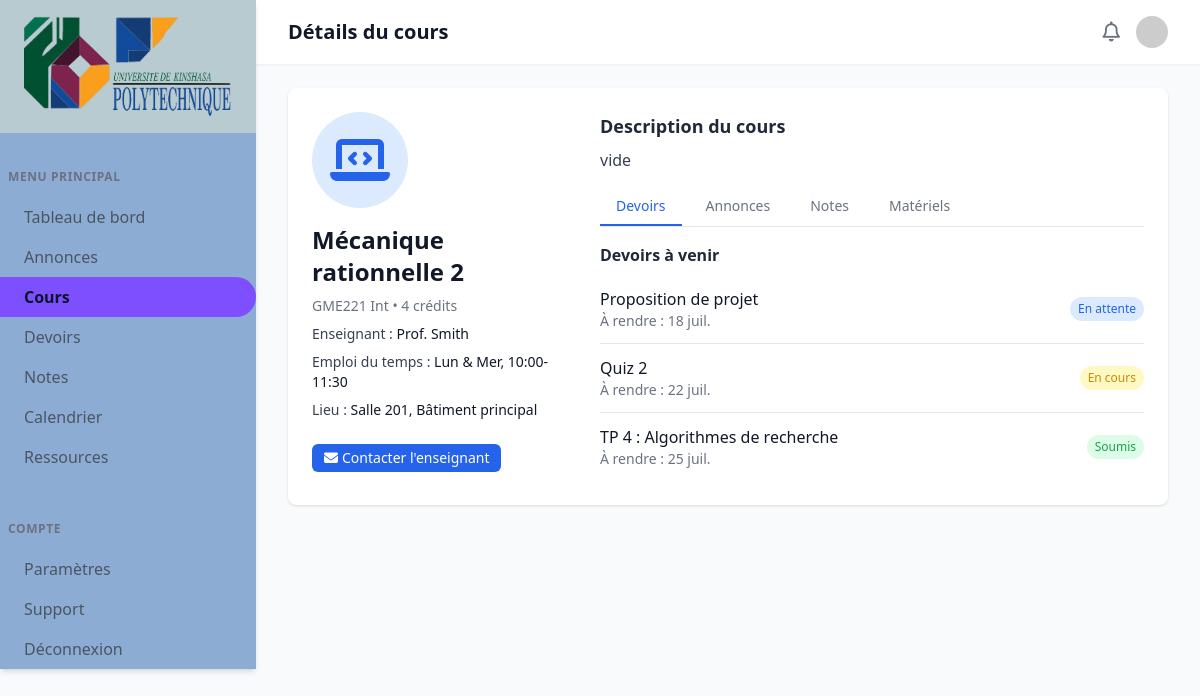
Screenshot of /Cours4 with the database file from the repository.
### Courses/models.py (models this page shows, shortened)
class Course(models.Model):
    title = models.CharField(max_length=100, verbose_name="Nom du cours")
    code = models.CharField(max_length=15, verbose_name="Code du cour")
    credits = models.IntegerField(verbose_name="Nombre de credits")
    description = models.TextField(verbose_name="Description")
    class Meta:
        verbose_name = "Cour"
        verbose_name_plural = "Cours"

### Courses/views.py (the view)
# urls.py: path('<int:cours_id>', views.courses_details, name='le_cours'),
def courses_details(request, cours_id):
    cours = get_object_or_404(Course, pk=cours_id)
    user = request.user
    if user.groups.filter(name='Professeurs').exists():
        return render(request, 'Courses/teacher_course_detail.html', {"cours": cours})
    else:
        return render(request, 'Courses/student_course_detail.html', {"cours": cours})

### Courses/templates/Courses/student_course_detail.html (shortened to what this page needs)
{% load static %}
<!DOCTYPE html>
<html lang="fr">
<head>
    <script src="https://cdn.tailwindcss.com"></script>
    <link rel="stylesheet" href="https://cdnjs.cloudflare.com/ajax/libs/font-awesome/6.4.0/css/all.min.css">
</head>
<body class="bg-gray-50">
    <div class="flex min-h-screen">
        <nav id="sidebar" class="fixed md:static top-0 left-0 h-full w-64 bg-[#8CACD3] shadow-md z-50 md:block md:translate-x-0 transform transition-transform duration-300 ease-in-out">
        <div class="px-6 py-4 flex items-center justify-between md:justify-start bg-[#B8CBD0]">
            <div class="flex items-center gap-2">
                <img src="{% static 'img/logo.png' %}" alt="Minimalist university logo with academic hat icon in blue" class="logo-img">
            </div>
        </div>
        <nav class="mt-6">
            <div class="mb-8">
                <div class="px-2 py-3 text-xs font-semibold text-gray-500 uppercase tracking-wider">
                    Menu Principal
                </div>
                <a href="{% url 'Dashboard:dashboard' %}" class="block px-6 py-2 rounded-r-full {% if request.resolver_match.app_name == 'Dashboard' %}bg-[#7D4FFE] text-[#0B162C] font-semibold{% else %}text-gray-600 hover:bg-gray-100{% endif %}">Tableau de bord</a>
                <a href="{% url 'Annonces:annonces' %}" class="block px-6 py-2 rounded-r-full {% if request.resolver_match.app_name == 'Annonces' %}bg-[#7D4FFE] text-[#0B162C] font-semibold{% else %}text-gray-600 hover:bg-gray-100{% endif %}">Annonces</a>
                <a href="{% url 'Courses:cours' %}" class="block px-6 py-2 rounded-r-full {% if request.resolver_match.app_name == 'Courses' %}bg-[#7D4FFE] text-[#0B162C] font-semibold{% else %}text-gray-600 hover:bg-gray-100{% endif %}">Cours</a>
                <a href="{% url 'Assignments:assignments' %}" class="block px-6 py-2 rounded-r-full {% if request.resolver_match.app_name == 'Assignments' %}bg-[#7D4FFE] text-[#0B162C] font-semibold{% else %}text-gray-600 hover:bg-gray-100{% endif %}">Devoirs</a>
                <a href="{% url 'Grades:grade' %}" class="block px-6 py-2 rounded-r-full {% if request.resolver_match.app_name == 'Grades' %}bg-[#7D4FFE] text-[#0B162C] font-semibold{% else %}text-gray-600 hover:bg-gray-100{% endif %}">Notes</a>
                <a href="{% url 'Calendar:calendar' %}" class="block px-6 py-2 rounded-r-full {% if request.resolver_match.app_name == 'Calendar' %}bg-[#7D4FFE] text-[#0B162C] font-semibold{% else %}text-gray-600 hover:bg-gray-100{% endif %}">Calendrier</a>
                <a href="{% url 'Resources:resources' %}" class="block px-6 py-2 rounded-r-full {% if request.resolver_match.app_name == 'Resources' %}bg-[#7D4FFE] text-[#0B162C] font-semibold{% else %}text-gray-600 hover:bg-gray-100{% endif %}">Ressources</a>
            </div>
            <div>
                <div class="px-2 py-3 text-xs font-semibold text-gray-500 uppercase tracking-wider">
                    Compte
                </div>
                <a href="{% url 'Profiles:profile' %}" class="block px-6 py-2 rounded-r-full {% if request.resolver_match.app_name == 'Profiles' %}bg-[#7D4FFE] text-[#0B162C] font-semibold{% else %}text-gray-600 hover:bg-gray-100{% endif %}">Paramètres</a>
                <a href="{% url 'Support:support' %}" class="block px-6 py-2 rounded-r-full {% if request.resolver_match.app_name == 'Support' %}bg-[#7D4FFE] text-[#0B162C] font-semibold{% else %}text-gray-600 hover:bg-gray-100{% endif %}">Support</a>
                <a href="{% url 'Users:logout' %}" class="block px-6 py-2 text-gray-600 hover:bg-gray-100 rounded-r-full">Déconnexion</a>
            </div>
        </nav>
    </nav>
        <div class="flex-1 flex flex-col overflow-auto min-h-screen">
            <header class="bg-white shadow-sm sticky top-0 z-30">
                <div class="max-w-7xl mx-auto px-4 sm:px-6 lg:px-8 py-4 flex justify-between items-center">
                    <div class="flex items-center">
                        <h1 class="text-xl font-semibold text-gray-900">Détails du cours</h1>
                    </div>
                    <div class="flex items-center space-x-4">
                        <button class="text-gray-500 hover:text-gray-700">
                            <i class="far fa-bell text-xl"></i>
                        </button>
                        <div class="relative">
                            <img src="https://placehold.co/40x40" alt="Photo de profil étudiant" class="rounded-full w-8 h-8 cursor-pointer">
                        </div>
                    </div>
                </div>
            </header>
            <main class="max-w-7xl mx-auto w-full px-2 xs:px-4 sm:px-6 lg:px-8 py-6 flex-1">
                <div class="bg-white shadow rounded-lg p-6 mb-6 flex flex-col lg:flex-row gap-8">
                    <div class="flex-shrink-0 flex flex-col items-center lg:items-start lg:w-64">
                        <div class="bg-blue-100 text-blue-600 rounded-full w-24 h-24 flex items-center justify-center text-5xl mb-4">
                            <i class="fas fa-laptop-code"></i>
                        </div>
                        <h2 class="text-2xl font-bold text-gray-900 mb-2">{{ cours.title}}</h2>
                        <div class="mb-2 text-gray-500 text-sm">{{ cours.code }} • {{ cours.credits }} crédits</div>
                        <div class="mb-2 text-gray-700 text-sm font-medium">Enseignant : <span class="text-gray-900">Prof. Smith</span></div>
                        <div class="mb-2 text-gray-700 text-sm font-medium">Emploi du temps : <span class="text-gray-900">Lun & Mer, 10:00-11:30</span></div>
                        <div class="mb-2 text-gray-700 text-sm font-medium">Lieu : <span class="text-gray-900">Salle 201, Bâtiment principal</span></div>
                        <div class="mt-4 flex gap-2">
                            <a href="#" class="inline-block px-3 py-1 bg-blue-600 text-white rounded-md text-sm hover:bg-blue-700"><i class="fas fa-envelope mr-1"></i>Contacter l'enseignant</a>
                        </div>
                    </div>
                    <div class="flex-1 flex flex-col">
                        <div>
                            <h3 class="text-lg font-semibold text-gray-800 mb-2">Description du cours</h3>
                            <p class="text-gray-700 mb-4">
                                {{ cours.description}}
                            </p>
                        </div>
                        <div>
                            <div class="border-b border-gray-200 flex gap-2 mb-4 overflow-x-auto">
                                <button class="tablink border-b-2 border-blue-600 text-blue-600 px-4 py-2 text-sm font-medium focus:outline-none" data-tab="assignments">Devoirs</button>
                                <button class="tablink border-b-2 border-transparent text-gray-500 hover:text-blue-600 px-4 py-2 text-sm font-medium focus:outline-none" data-tab="announcements">Annonces</button>
                                <button class="tablink border-b-2 border-transparent text-gray-500 hover:text-blue-600 px-4 py-2 text-sm font-medium focus:outline-none" data-tab="grades">Notes</button>
                                <button class="tablink border-b-2 border-transparent text-gray-500 hover:text-blue-600 px-4 py-2 text-sm font-medium focus:outline-none" data-tab="materials">Matériels</button>
                            </div>
                            <div id="tab-assignments" class="tabcontent">
                                <h4 class="text-md font-semibold text-gray-800 mb-2">Devoirs à venir</h4>
                                <ul class="divide-y divide-gray-200">
                                    <li class="py-3 flex flex-col sm:flex-row justify-between items-start sm:items-center gap-1">
                                        <div>
                                            <div class="font-medium text-gray-900">Proposition de projet</div>
                                            <div class="text-gray-500 text-sm">À rendre : 18 juil.</div>
                                        </div>
                                        <span class="inline-block bg-blue-100 text-blue-600 text-xs px-2 py-1 rounded-full">En attente</span>
                                    </li>
                                    <li class="py-3 flex flex-col sm:flex-row justify-between items-start sm:items-center gap-1">
                                        <div>
                                            <div class="font-medium text-gray-900">Quiz 2</div>
                                            <div class="text-gray-500 text-sm">À rendre : 22 juil.</div>
                                        </div>
                                        <span class="inline-block bg-yellow-100 text-yellow-600 text-xs px-2 py-1 rounded-full">En cours</span>
                                    </li>
                                    <li class="py-3 flex flex-col sm:flex-row justify-between items-start sm:items-center gap-1">
                                        <div>
                                            <div class="font-medium text-gray-900">TP 4 : Algorithmes de recherche</div>
                                            <div class="text-gray-500 text-sm">À rendre : 25 juil.</div>
                                        </div>
                                        <span class="inline-block bg-green-100 text-green-600 text-xs px-2 py-1 rounded-full">Soumis</span>
                                    </li>
                                </ul>
                            </div>
                        </div>
                    </div>
                </div>
            </main>
        </div>
    </div>
</body>
</html>

### rows the page displays
Course: title "Mécanique rationnelle 2", code "GME221 Int", credits "4", description "vide"
